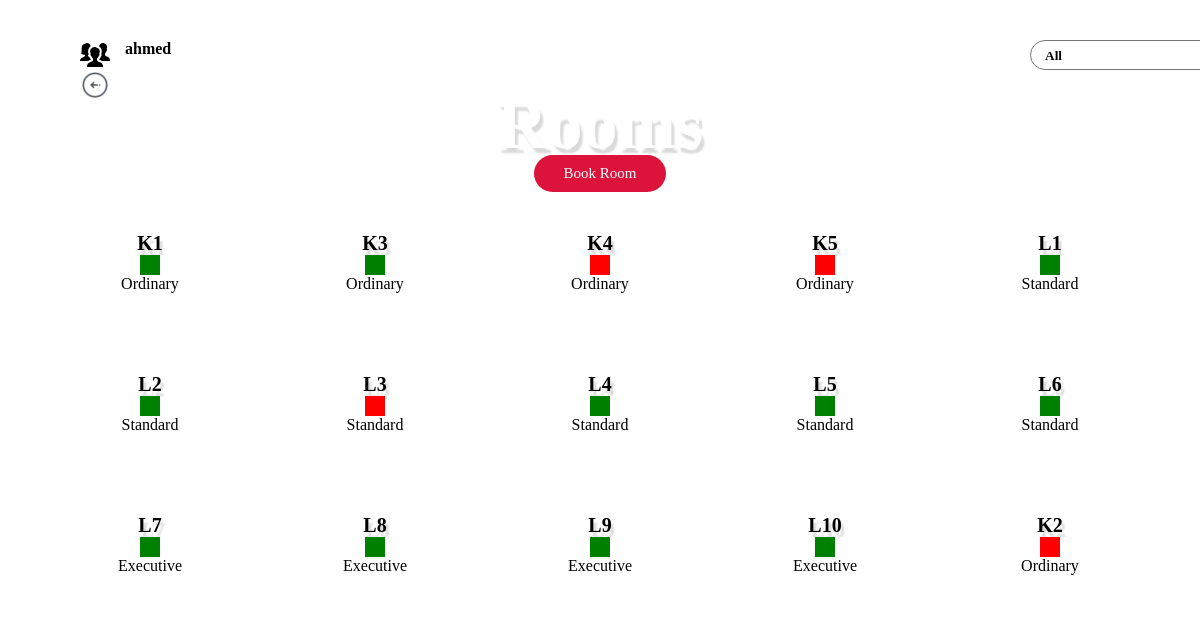
Screenshot of /receptionist/emp_rooms (signed in) with the database file from the repository.
### receptionist/models.py (models this page shows, shortened)
class Room(models.Model):
    name = models.TextField(max_length=100, primary_key=True, unique=True)
    capacity = models.IntegerField()
    sizes = (
        ('Executive', 'Executive'),
        ('Ordinary', 'Ordinary'),
        ('Standard', 'Standard'),
        )
    grade = models.CharField(max_length=100, choices=sizes)
    price = models.IntegerField()
    availability = models.BooleanField(default=True)
    next_booked_date = models.DateField(null=True, blank=True)
    next_free_date = models.DateField(null=True, blank=True)

### receptionist/views.py (the view)
@login_required(login_url = './emp_login')
def emp_rooms(request):
    all_rooms = Room.objects.all()
    today = date.today()
    for each_room in all_rooms:
        check = Booking.objects.filter(room_name=each_room.name).first()
        if check is not None and check.active is True:
            print( each_room.name + str(daterange(check.arrival, check.departure)))
            dates = daterange(check.arrival, check.departure)
            for datey in dates:
                if datey == today:
                    each_room.availability = False
                    each_room.save()
                    print('done')
                    break
                else:
                    each_room.availability = True
                    each_room.save()
    return render(request, 'emp_rooms.html', {'all_rooms': all_rooms})

### receptionist/views.py (called while the page is built)
def daterange(start, end):
    return [start + timedelta(n) for n in range(int((end - start).days))]

### templates/emp_rooms.html (shortened to what this page needs)
{% load static %}
<!DOCTYPE html>
<html lang="en">
<head>
    <link rel="stylesheet" href={% static "style.css" %}>
</head>
<body class="body2">
    <div class="container dash">
        <h1 class="h1">Rooms</h1>
        <div class="logout1">
            <div class="iden">
                <img src={% static  "./images/icons/people_60px.png" %} alt="">
                {% if user.is_authenticated %}
                <p>{{user.username}}</p>
                {% endif %}
            </div>
            <a href="./emp_dashboard"><img src={% static "./images/icons/back_arrow_64px.png" %} alt=""></a>
        </div>
        <a href="./emp_book_room" target="_blank" class="book">Book Room</a>
        <div class="filter">
            <select name="filter" id="select" onchange="getSelectedValue();">
                <option value="all">All</option>
            </select>
        </div>
        <div class="boxes">
            {% for room in all_rooms %}
            {% if room.availability is False and room.grade == 'Ordinary' %}
            <div class="each emp r o">
                <a href="./emp_room/{{room.name}}">{{room.name}}</a>
                <span class="color red"></span>
                <p class="type">{{room.grade}}</p>
            </div>
            {% elif room.availability is False and room.grade == 'Standard' %}
            <div class="each emp r s">
                <a href="./emp_room/{{room.name}}">{{room.name}}</a>
                <span class="color red"></span>
                <p class="type">{{room.grade}}</p>
            </div>
            {% elif room.availability is False and room.grade == 'Executive' %}
            <div class="each emp r e">
                <a href="./emp_room/{{room.name}}">{{room.name}}</a>
                <span class="color red"></span>
                <p class="type">{{room.grade}}</p>
            </div>
            {% elif room.availability is True and room.grade == 'Executive' %}
            <div class="each emp g e">
                <a href="./emp_room/{{room.name}}">{{room.name}}</a>
                <span class="color green"></span>
                <p class="type">{{room.grade}}</p>
            </div>
            {% elif room.availability is True and room.grade == 'Standard' %}
            <div class="each emp g s">
                <a href="./emp_room/{{room.name}}">{{room.name}}</a>
                <span class="color green"></span>
                <p class="type">{{room.grade}}</p>
            </div>
            {% elif room.availability is True and room.grade == 'Ordinary' %}
            <div class="each emp g o">
                <a href="./emp_room/{{room.name}}">{{room.name}}</a>
                <span class="color green"></span>
                <p class="type">{{room.grade}}</p>
            </div>
            {% endif %}
            {% endfor %}
        </div>
    </div>
</body>
</html>

### static/style.css (style rules this page uses)
* { margin: 0; padding: 0; box-sizing: border-box; font-family: Poppins; }
body { display: flex; justify-content: center; align-items: center; min-height: 100vh; min-width: 100vw; }
.body2 { background: url(./images/fernando-alvarez-rodriguez-M7GddPqJowg-unsplash.jpg); background-position: center; background-repeat: no-repeat; background-size: cover; }
.container { display: flex; justify-content: center; align-items: center; flex-direction: column; }
.container h1 { color: white; font-size: 70px; margin-bottom: 40px; text-shadow: 3px 5px 2px rgba(0,0,0,0.15); }
.container .h1 { margin-bottom: -10px; }
.container .boxes { display: flex; justify-content: space-evenly; flex-wrap: wrap; align-items: center; margin-bottom: 100px; }
.container .boxes .each { background: white; display: flex; justify-content: center; align-items: center; flex-direction: column; margin: 30px; padding: 40px; width: 170px; border-radius: 20px; }
.container .boxes .each a { text-decoration: none; font-weight: 600; color: black; font-size: 20px; text-shadow: 3px 5px 2px rgba(0,0,0,0.15); }
.dash { position: relative; width: 95vw; background: rgba(255, 255, 255, 0.178); height: 95vh; border-radius: 20px; }
.logout1 { position: absolute; top: 0px; left: 30px; padding: 20px; display: flex; flex-direction: column; }
.logout1 img { width: 30px; height: 30px; }
.iden { display: flex; }
.iden p { font-weight: 700; margin-left: 15px; }
.each .color { width: 20px; height: 20px; }
.red { color: red; background: red; }
.green { color: green; background: green; }
.container .boxes .emp { background: white; display: flex; justify-content: center; align-items: center; flex-direction: column; margin: 20px; padding: 20px; width: 170px; border-radius: 20px; }
.filter { position: absolute; top: 20px; left: 1000px; width: 200px; height: 30px; }
.filter select { width: 100%; height: 100%; outline: none; border-radius: 20px; padding-left: 10px; background: transparent; font-weight: 600; }
.filter select option:nth-child(1) { background: transparent; border-radius: 20px; }
.book { padding: 10px 30px; text-align: center; cursor: pointer; background: crimson; border: none; color: white; font-weight: 500; border-radius: 20px; font-size: 15px; text-decoration: none; }

### rows the page displays
Room: name "K1", grade "Ordinary"
Room: name "K3", grade "Ordinary"
Room: name "K4", grade "Ordinary"
Room: name "K5", grade "Ordinary"
Room: name "L1", grade "Standard"
Room: name "L2", grade "Standard"
Room: name "L3", grade "Standard"
Room: name "L4", grade "Standard"
Room: name "L5", grade "Standard"
Room: name "L6", grade "Standard"
Room: name "L7", grade "Executive"
Room: name "L8", grade "Executive"
Room: name "L9", grade "Executive"
Room: name "L10", grade "Executive"
Room: name "K2", grade "Ordinary"

### other values shown
{{ user.username }} "ahmed"
